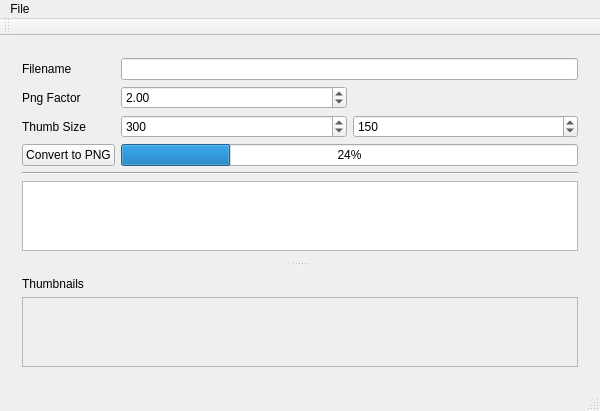
<?xml version="1.0" encoding="UTF-8"?>
<ui version="4.0">
 <class>PPTXConverterTestUserInterface</class>
 <widget class="QMainWindow" name="PPTXConverterTestUserInterface">
  <property name="geometry">
   <rect>
    <x>0</x>
    <y>0</y>
    <width>600</width>
    <height>400</height>
   </rect>
  </property>
  <property name="windowTitle">
   <string>PPTXConverterTest</string>
  </property>
  <widget class="QWidget" name="centralWidget">
   <layout class="QGridLayout" name="gridLayout_3">
    <item row="0" column="0">
     <widget class="QSplitter" name="splitter">
      <property name="orientation">
       <enum>Qt::Vertical</enum>
      </property>
      <widget class="QWidget" name="">
       <layout class="QGridLayout" name="gridLayout" columnstretch="0,1,1">
        <item row="0" column="0">
         <widget class="QLabel" name="label_2">
          <property name="text">
           <string>Filename</string>
          </property>
         </widget>
        </item>
        <item row="1" column="0">
         <widget class="QLabel" name="label_4">
          <property name="text">
           <string>Png Factor</string>
          </property>
         </widget>
        </item>
        <item row="1" column="1">
         <widget class="QDoubleSpinBox" name="doubleSpinBox">
          <property name="decimals">
           <number>2</number>
          </property>
          <property name="maximum">
           <double>10.000000000000000</double>
          </property>
          <property name="value">
           <double>2.000000000000000</double>
          </property>
         </widget>
        </item>
        <item row="2" column="0">
         <widget class="QLabel" name="label_3">
          <property name="text">
           <string>Thumb Size</string>
          </property>
         </widget>
        </item>
        <item row="2" column="1">
         <widget class="QSpinBox" name="spinBoxX">
          <property name="maximum">
           <number>1000</number>
          </property>
          <property name="value">
           <number>300</number>
          </property>
         </widget>
        </item>
        <item row="2" column="2">
         <widget class="QSpinBox" name="spinBoxY">
          <property name="maximum">
           <number>1000</number>
          </property>
          <property name="value">
           <number>150</number>
          </property>
         </widget>
        </item>
        <item row="4" column="0" colspan="3">
         <widget class="Line" name="line">
          <property name="orientation">
           <enum>Qt::Horizontal</enum>
          </property>
         </widget>
        </item>
        <item row="6" column="0" colspan="3">
         <widget class="QPlainTextEdit" name="plainTextEdit"/>
        </item>
        <item row="3" column="0">
         <widget class="QPushButton" name="pushButton">
          <property name="text">
           <string>Convert to PNG</string>
          </property>
         </widget>
        </item>
        <item row="0" column="1" colspan="2">
         <widget class="QLineEdit" name="lineEdit"/>
        </item>
        <item row="3" column="1" colspan="2">
         <widget class="QProgressBar" name="progressBar">
          <property name="value">
           <number>24</number>
          </property>
         </widget>
        </item>
       </layout>
      </widget>
      <widget class="QWidget" name="">
       <layout class="QGridLayout" name="gridLayout_2">
        <item row="0" column="0">
         <widget class="QLabel" name="label">
          <property name="text">
           <string>Thumbnails</string>
          </property>
         </widget>
        </item>
        <item row="1" column="0">
         <widget class="QScrollArea" name="scrollArea">
          <property name="autoFillBackground">
           <bool>false</bool>
          </property>
          <property name="widgetResizable">
           <bool>true</bool>
          </property>
          <widget class="QWidget" name="scrollAreaWidgetContents">
           <property name="geometry">
            <rect>
             <x>0</x>
             <y>0</y>
             <width>578</width>
             <height>57</height>
            </rect>
           </property>
           <layout class="QHBoxLayout" name="horizontalLayout"/>
          </widget>
         </widget>
        </item>
       </layout>
      </widget>
     </widget>
    </item>
   </layout>
  </widget>
  <widget class="QMenuBar" name="menuBar">
   <property name="geometry">
    <rect>
     <x>0</x>
     <y>0</y>
     <width>600</width>
     <height>22</height>
    </rect>
   </property>
   <widget class="QMenu" name="menuFile">
    <property name="title">
     <string>File</string>
    </property>
    <addaction name="actionOpen"/>
   </widget>
   <addaction name="menuFile"/>
  </widget>
  <widget class="QToolBar" name="mainToolBar">
   <attribute name="toolBarArea">
    <enum>TopToolBarArea</enum>
   </attribute>
   <attribute name="toolBarBreak">
    <bool>false</bool>
   </attribute>
  </widget>
  <widget class="QStatusBar" name="statusBar"/>
  <action name="actionOpen">
   <property name="text">
    <string>Open...</string>
   </property>
  </action>
 </widget>
 <layoutdefault spacing="6" margin="11"/>
 <resources>
  <include location="PPTXConverterTest.qrc"/>
 </resources>
 <connections/>
</ui>
